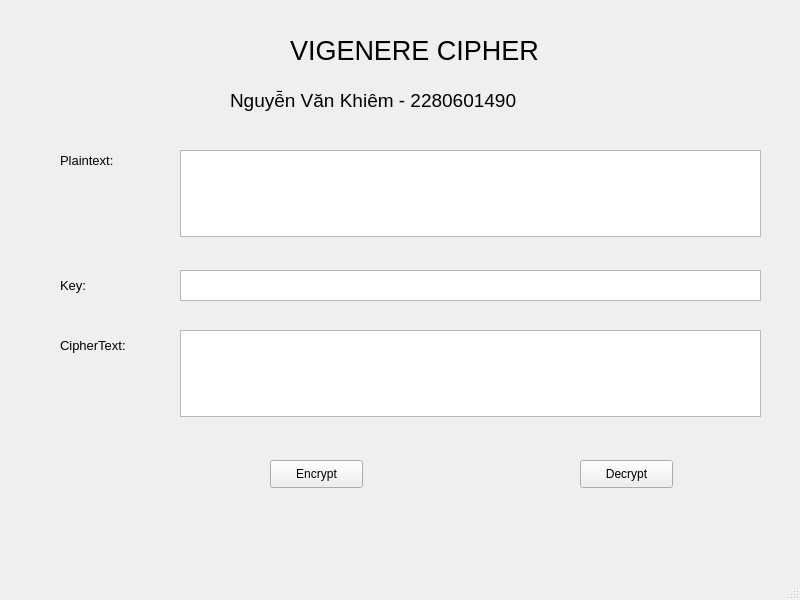
<?xml version="1.0" encoding="UTF-8"?>
<ui version="4.0">
 <class>MainWindow</class>
 <widget class="QMainWindow" name="MainWindow">
  <property name="geometry">
   <rect>
    <x>0</x>
    <y>0</y>
    <width>800</width>
    <height>600</height>
   </rect>
  </property>
  <property name="windowTitle">
   <string>MainWindow</string>
  </property>
  <widget class="QWidget" name="centralwidget">
   <widget class="QLabel" name="label">
    <property name="geometry">
     <rect>
      <x>290</x>
      <y>30</y>
      <width>251</width>
      <height>41</height>
     </rect>
    </property>
    <property name="font">
     <font>
      <pointsize>20</pointsize>
     </font>
    </property>
    <property name="text">
     <string>VIGENERE CIPHER</string>
    </property>
   </widget>
   <widget class="QLabel" name="label_2">
    <property name="geometry">
     <rect>
      <x>60</x>
      <y>150</y>
      <width>81</width>
      <height>21</height>
     </rect>
    </property>
    <property name="font">
     <font>
      <pointsize>10</pointsize>
     </font>
    </property>
    <property name="text">
     <string>Plaintext:</string>
    </property>
   </widget>
   <widget class="QLabel" name="label_3">
    <property name="geometry">
     <rect>
      <x>230</x>
      <y>80</y>
      <width>361</width>
      <height>41</height>
     </rect>
    </property>
    <property name="font">
     <font>
      <pointsize>14</pointsize>
     </font>
    </property>
    <property name="text">
     <string>Nguyễn Văn Khiêm - 2280601490</string>
    </property>
   </widget>
   <widget class="QLabel" name="label_4">
    <property name="geometry">
     <rect>
      <x>60</x>
      <y>270</y>
      <width>61</width>
      <height>31</height>
     </rect>
    </property>
    <property name="font">
     <font>
      <pointsize>10</pointsize>
     </font>
    </property>
    <property name="text">
     <string>Key:</string>
    </property>
   </widget>
   <widget class="QLabel" name="label_5">
    <property name="geometry">
     <rect>
      <x>60</x>
      <y>330</y>
      <width>101</width>
      <height>31</height>
     </rect>
    </property>
    <property name="font">
     <font>
      <pointsize>10</pointsize>
     </font>
    </property>
    <property name="text">
     <string>CipherText:</string>
    </property>
   </widget>
   <widget class="QTextEdit" name="txt_plain_text">
    <property name="geometry">
     <rect>
      <x>180</x>
      <y>150</y>
      <width>581</width>
      <height>87</height>
     </rect>
    </property>
   </widget>
   <widget class="QTextEdit" name="txt_cipher_text">
    <property name="geometry">
     <rect>
      <x>180</x>
      <y>330</y>
      <width>581</width>
      <height>87</height>
     </rect>
    </property>
   </widget>
   <widget class="QPushButton" name="btn_encrypt">
    <property name="geometry">
     <rect>
      <x>270</x>
      <y>460</y>
      <width>93</width>
      <height>28</height>
     </rect>
    </property>
    <property name="text">
     <string>Encrypt</string>
    </property>
   </widget>
   <widget class="QPushButton" name="btn_decrypt">
    <property name="geometry">
     <rect>
      <x>580</x>
      <y>460</y>
      <width>93</width>
      <height>28</height>
     </rect>
    </property>
    <property name="text">
     <string>Decrypt</string>
    </property>
   </widget>
   <widget class="QTextEdit" name="txt_key">
    <property name="geometry">
     <rect>
      <x>180</x>
      <y>270</y>
      <width>581</width>
      <height>31</height>
     </rect>
    </property>
   </widget>
  </widget>
  <widget class="QMenuBar" name="menubar">
   <property name="geometry">
    <rect>
     <x>0</x>
     <y>0</y>
     <width>800</width>
     <height>26</height>
    </rect>
   </property>
  </widget>
  <widget class="QStatusBar" name="statusbar"/>
 </widget>
 <resources/>
 <connections/>
</ui>
